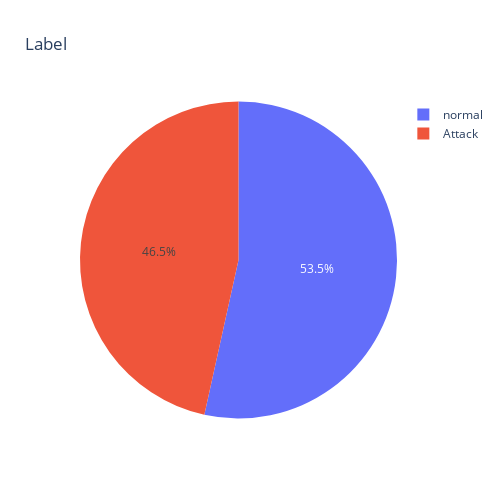

Notebook code cell kept with this figure:
### Code cell
# distribution of normal and attack
fig = px.pie(train_data, values=train_data['label'].value_counts(), names=train_data['label'].unique(), title='Label',width = 500, height = 500)
fig.show()

### Figure 1 — Plotly figure (JSON) as saved in the notebook; plotly's stock layout.template omitted (floating-point values rounded to 4 significant figures)
{"data": [{"domain": {"x": [0, 1], "y": [0, 1]}, "hovertemplate": "label=%{label}<br>value=%{value}<extra></extra>", "labels": ["normal", "Attack"], "legendgroup": "", "name": "", "showlegend": true, "type": "pie", "values": [67343, 58630]}], "layout": {"height": 500, "legend": {"tracegroupgap": 0}, "title": {"text": "Label"}, "width": 500}}
